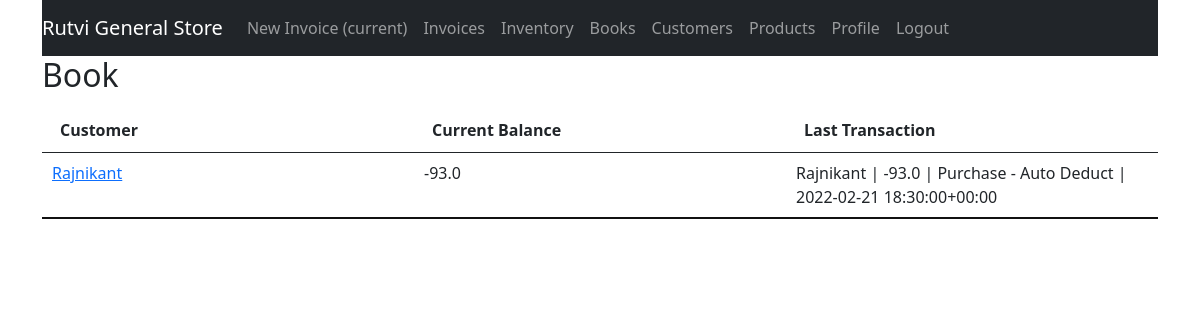
The app's page /books (signed in) with its own data.
### gstbillingapp/models.py (models this page shows, shortened)
class Book(models.Model):
    user = models.ForeignKey(User, null=True, blank=True, on_delete=models.SET_NULL)
    customer = models.ForeignKey(Customer, null=True, blank=True, on_delete=models.SET_NULL)
    current_balance = models.FloatField(default=0)
    last_log = models.ForeignKey('BookLog', null=True, blank=True, default=None, on_delete=models.SET_NULL)

class Customer(models.Model):
    user = models.ForeignKey(User, null=True, blank=True, on_delete=models.SET_NULL)
    customer_name = models.CharField(max_length=200)
    customer_address = models.TextField(max_length=600, blank=True, null=True)
    customer_phone = models.CharField(max_length=14, blank=True, null=True)
    customer_gst = models.CharField(max_length=15, blank=True, null=True)

class BookLog(models.Model):
    parent_book = models.ForeignKey(Book, null=True, blank=True, on_delete=models.CASCADE)
    date = models.DateTimeField(default=datetime.now, blank=True, null=True)
    last_modified = models.DateTimeField(auto_now=True)
    CHANGE_TYPES = [
        (0, 'Paid'),
        (1, 'Purchased Items'),
        (2, 'Sold Items'),
        (4, 'Other'),
    ]
    change_type = models.IntegerField(choices=CHANGE_TYPES, default=0)
    change = models.FloatField(default=0.0)
    associated_invoice = models.ForeignKey(Invoice, blank=True, null=True, default=None, on_delete=models.SET_NULL)
    description = models.TextField(max_length=600, blank=True, null=True)
    def __str__(self):
        return self.parent_book.customer.customer_name + " | " + str(self.change) + " | " + self.description + " | " + str(self.date)

### gstbillingapp/views.py (the view)
# urls.py: path('books', views.books, name='books'),
@login_required
def books(request):
    context = {}
    context['book_list'] = Book.objects.filter(user=request.user)
    return render(request, 'gstbillingapp/books.html', context)

### gstbillingapp/templates/gstbillingapp/books.html (shortened to what this page needs)
{% extends "gstbillingapp/base.html" %}
{% load static %}
{% block content %}
<div class="row">
	<div class="col">
		<h2>Book</h2>
	</div>
</div>
<table class="table table-hover font-weight-bold" id="book-table">
	<thead>
		<tr>
			<th>Customer</th>
			<th>Current Balance</th>
			<th>Last Transaction</th>
		</tr>
	</thead>
	<tbody class="two-col-form">
		{% for book in book_list %}
		<tr onclick="window.location='{% url 'book_logs' book.id %}';">
			<td><a href="{% url 'book_logs' book.id %}">{{book.customer.customer_name}}</a></td>
			<td>{{book.current_balance}}</td>
			<td>{{book.last_log}}</td>
		</tr>
		{% endfor %}
	</tbody>
</table>
{% endblock %}

### gstbillingapp/static/gstbillingapp/main.css (style rules this page uses)
.two-col-form td, .two-col-form th { width: 25%; }

### records on screen
Book: customer.customer_name "Rajnikant", current_balance "-93.0", last_log "Rajnikant | -93.0 | Purchase - Auto Deduct | 2022-02-21 18:30:00+00:00"
